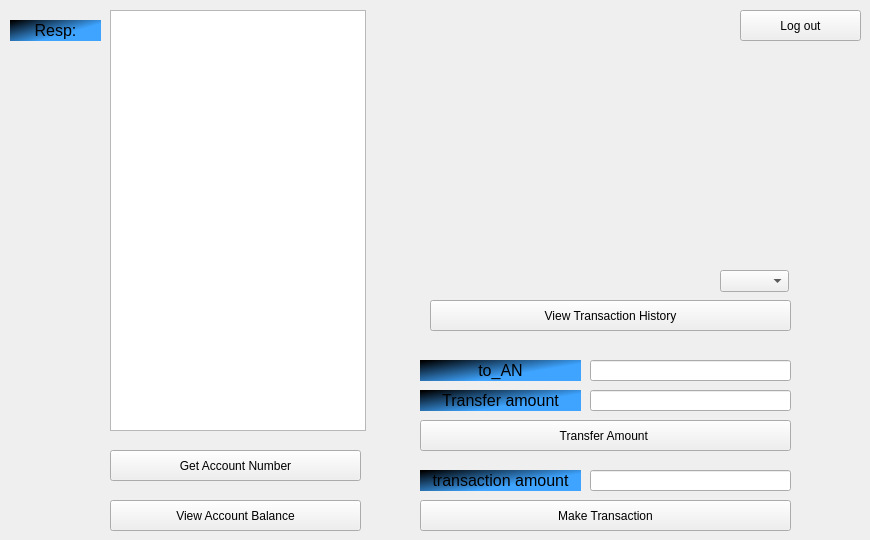
    <widget class="QWidget" name="user">
     <attribute name="title">
      <string>user</string>
     </attribute>
     <widget class="QListWidget" name="LWUser">
      <property name="geometry">
       <rect>
        <x>110</x>
        <y>10</y>
        <width>256</width>
        <height>421</height>
       </rect>
      </property>
     </widget>
     <widget class="QPushButton" name="PBLogOutUser">
      <property name="geometry">
       <rect>
        <x>740</x>
        <y>10</y>
        <width>121</width>
        <height>31</height>
       </rect>
      </property>
      <property name="styleSheet">
       <string notr="true">font: 14pt &quot;Segoe UI&quot;;</string>
      </property>
      <property name="text">
       <string>Log out</string>
      </property>
     </widget>
     <widget class="QPushButton" name="PBGetAccountNumberUser">
      <property name="geometry">
       <rect>
        <x>110</x>
        <y>450</y>
        <width>251</width>
        <height>31</height>
       </rect>
      </property>
      <property name="styleSheet">
       <string notr="true">font: 14pt &quot;Segoe UI&quot;;</string>
      </property>
      <property name="text">
       <string>Get Account Number</string>
      </property>
     </widget>
     <widget class="QLabel" name="label_5">
      <property name="geometry">
       <rect>
        <x>420</x>
        <y>470</y>
        <width>161</width>
        <height>21</height>
       </rect>
      </property>
      <property name="styleSheet">
       <string notr="true">font: 16pt &quot;Segoe UI&quot;;
color: rgb(0, 0, 0);
background-color: qlineargradient(spread:pad, x1:0, y1:0.0681818, x2:0.744318, y2:0.665, stop:0 rgba(0, 0, 0, 255), stop:0.886364 rgba(62, 164, 255, 255));</string>
      </property>
      <property name="text">
       <string>&lt;html&gt;&lt;head/&gt;&lt;body&gt;&lt;p align=&quot;center&quot;&gt;&lt;span style=&quot; font-size:12pt;&quot;&gt;transaction amount&lt;/span&gt;&lt;/p&gt;&lt;/body&gt;&lt;/html&gt;</string>
      </property>
     </widget>
     <widget class="QPushButton" name="PBViewTransactionHistoryUser">
      <property name="geometry">
       <rect>
        <x>430</x>
        <y>300</y>
        <width>361</width>
        <height>31</height>
       </rect>
      </property>
      <property name="styleSheet">
       <string notr="true">font: 14pt &quot;Segoe UI&quot;;</string>
      </property>
      <property name="text">
       <string>View Transaction History</string>
      </property>
     </widget>
     <widget class="QPushButton" name="PBMakeTransactionUser">
      <property name="geometry">
       <rect>
        <x>420</x>
        <y>500</y>
        <width>371</width>
        <height>31</height>
       </rect>
      </property>
      <property name="styleSheet">
       <string notr="true">font: 14pt &quot;Segoe UI&quot;;</string>
      </property>
      <property name="text">
       <string>Make Transaction</string>
      </property>
     </widget>
     <widget class="QPushButton" name="PBViewAccountBalanceUser">
      <property name="geometry">
       <rect>
        <x>110</x>
        <y>500</y>
        <width>251</width>
        <height>31</height>
       </rect>
      </property>
      <property name="styleSheet">
       <string notr="true">font: 14pt &quot;Segoe UI&quot;;</string>
      </property>
      <property name="text">
       <string>View Account Balance</string>
      </property>
     </widget>
     <widget class="QLineEdit" name="LEMakeTransactionUser">
      <property name="geometry">
       <rect>
        <x>590</x>
        <y>470</y>
        <width>201</width>
        <height>21</height>
       </rect>
      </property>
     </widget>
     <widget class="QLineEdit" name="LETransferAmountUserAcountNumber">
      <property name="geometry">
       <rect>
        <x>590</x>
        <y>360</y>
        <width>201</width>
        <height>21</height>
       </rect>
      </property>
     </widget>
     <widget class="QLabel" name="label_8">
      <property name="geometry">
       <rect>
        <x>420</x>
        <y>390</y>
        <width>161</width>
        <height>21</height>
       </rect>
      </property>
      <property name="styleSheet">
       <string notr="true">font: 16pt &quot;Segoe UI&quot;;
color: rgb(0, 0, 0);
background-color: qlineargradient(spread:pad, x1:0, y1:0.0681818, x2:0.744318, y2:0.665, stop:0 rgba(0, 0, 0, 255), stop:0.886364 rgba(62, 164, 255, 255));</string>
      </property>
      <property name="text">
       <string>&lt;html&gt;&lt;head/&gt;&lt;body&gt;&lt;p align=&quot;center&quot;&gt;&lt;span style=&quot; font-size:12pt;&quot;&gt;Transfer amount&lt;/span&gt;&lt;/p&gt;&lt;/body&gt;&lt;/html&gt;</string>
      </property>
     </widget>
     <widget class="QLabel" name="label_9">
      <property name="geometry">
       <rect>
        <x>420</x>
        <y>360</y>
        <width>161</width>
        <height>21</height>
       </rect>
      </property>
      <property name="styleSheet">
       <string notr="true">font: 16pt &quot;Segoe UI&quot;;
color: rgb(0, 0, 0);
background-color: qlineargradient(spread:pad, x1:0, y1:0.0681818, x2:0.744318, y2:0.665, stop:0 rgba(0, 0, 0, 255), stop:0.886364 rgba(62, 164, 255, 255));</string>
      </property>
      <property name="text">
       <string>&lt;html&gt;&lt;head/&gt;&lt;body&gt;&lt;p align=&quot;center&quot;&gt;&lt;span style=&quot; font-size:12pt;&quot;&gt;to_AN&lt;/span&gt;&lt;/p&gt;&lt;/body&gt;&lt;/html&gt;</string>
      </property>
     </widget>
     <widget class="QPushButton" name="PBTransferAmountUser">
      <property name="geometry">
       <rect>
        <x>420</x>
        <y>420</y>
        <width>371</width>
        <height>31</height>
       </rect>
      </property>
      <property name="styleSheet">
       <string notr="true">font: 14pt &quot;Segoe UI&quot;;</string>
      </property>
      <property name="text">
       <string>Transfer Amount </string>
      </property>
     </widget>
     <widget class="QLineEdit" name="LETransferAmountUserAmount">
      <property name="geometry">
       <rect>
        <x>590</x>
        <y>390</y>
        <width>201</width>
        <height>21</height>
       </rect>
      </property>
     </widget>
     <widget class="QLabel" name="label_16">
      <property name="geometry">
       <rect>
        <x>10</x>
        <y>20</y>
        <width>91</width>
        <height>21</height>
       </rect>
      </property>
      <property name="styleSheet">
       <string notr="true">font: 16pt &quot;Segoe UI&quot;;
color: rgb(0, 0, 0);
background-color: qlineargradient(spread:pad, x1:0, y1:0.0681818, x2:0.744318, y2:0.665, stop:0 rgba(0, 0, 0, 255), stop:0.886364 rgba(62, 164, 255, 255));</string>
      </property>
      <property name="text">
       <string>&lt;html&gt;&lt;head/&gt;&lt;body&gt;&lt;p align=&quot;center&quot;&gt;&lt;span style=&quot; font-size:12pt;&quot;&gt;Resp:&lt;/span&gt;&lt;/p&gt;&lt;/body&gt;&lt;/html&gt;</string>
      </property>
     </widget>
     <widget class="QComboBox" name="CBCount_2">
      <property name="geometry">
       <rect>
        <x>720</x>
        <y>270</y>
        <width>69</width>
        <height>22</height>
       </rect>
      </property>
     </widget>
    </widget>
